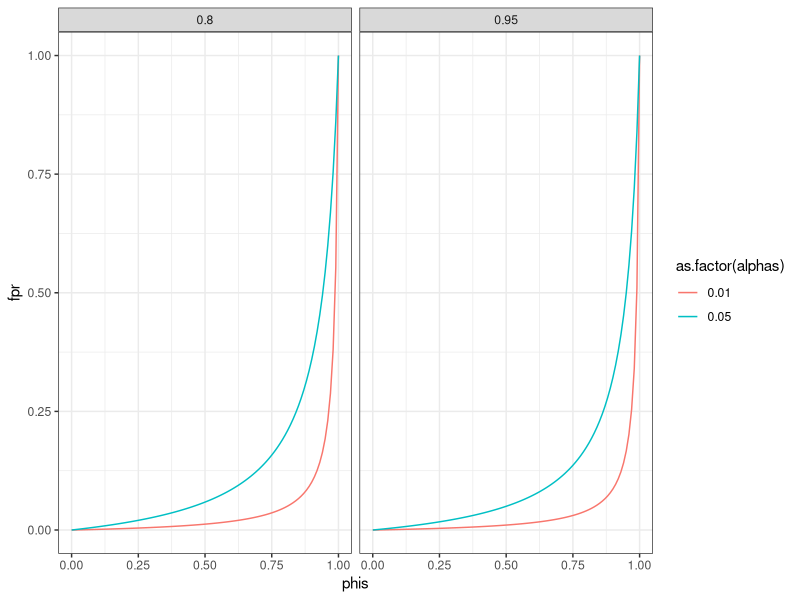
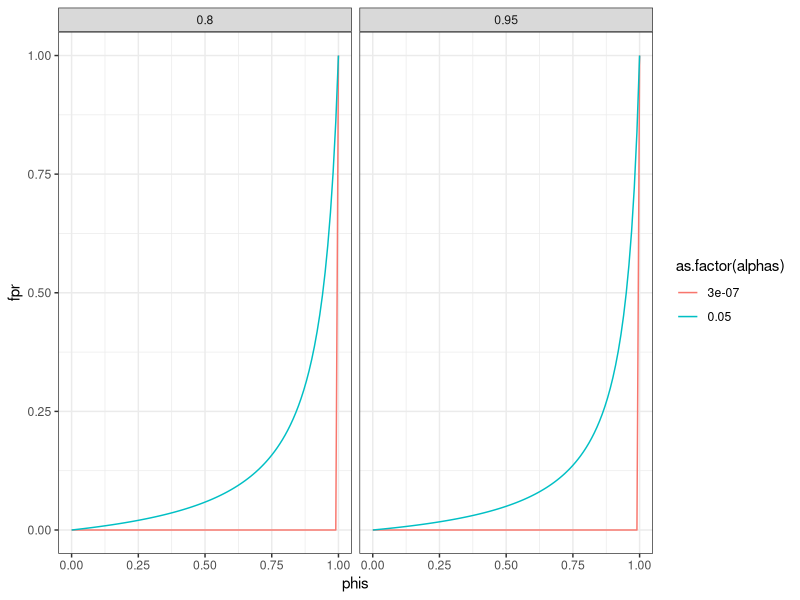
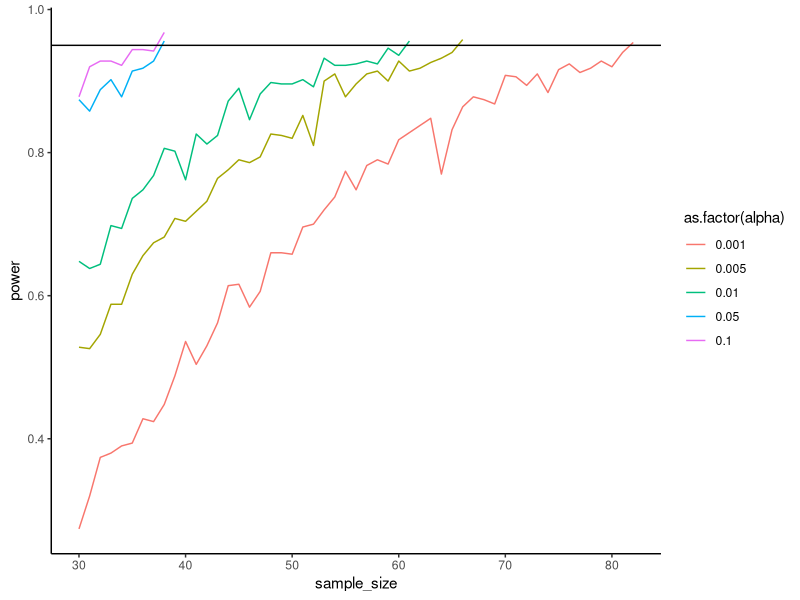
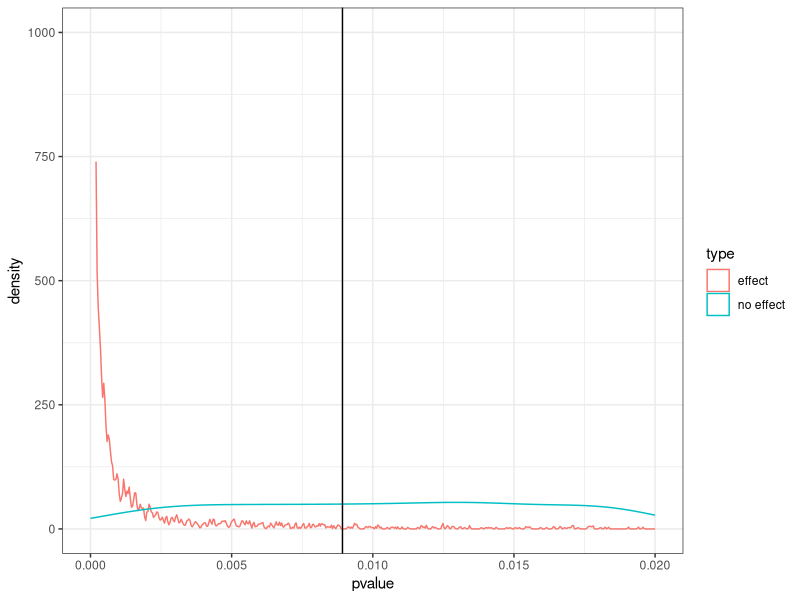
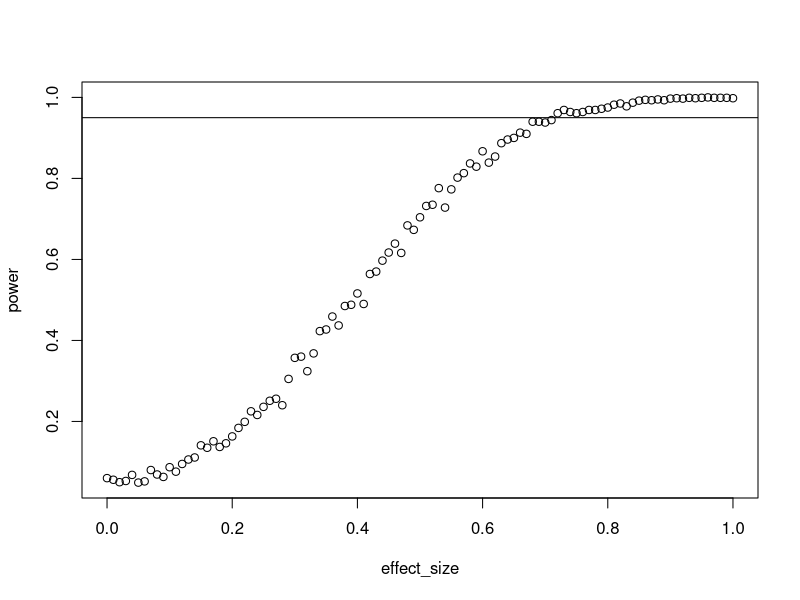
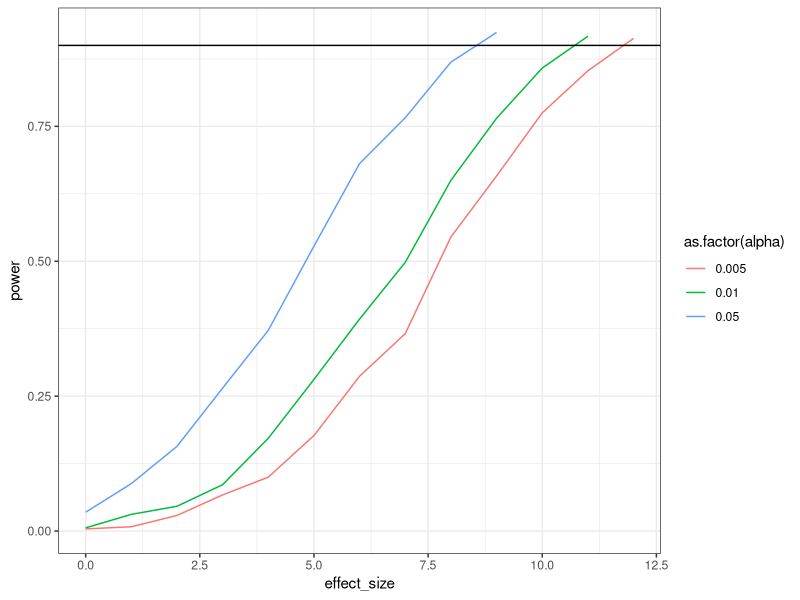
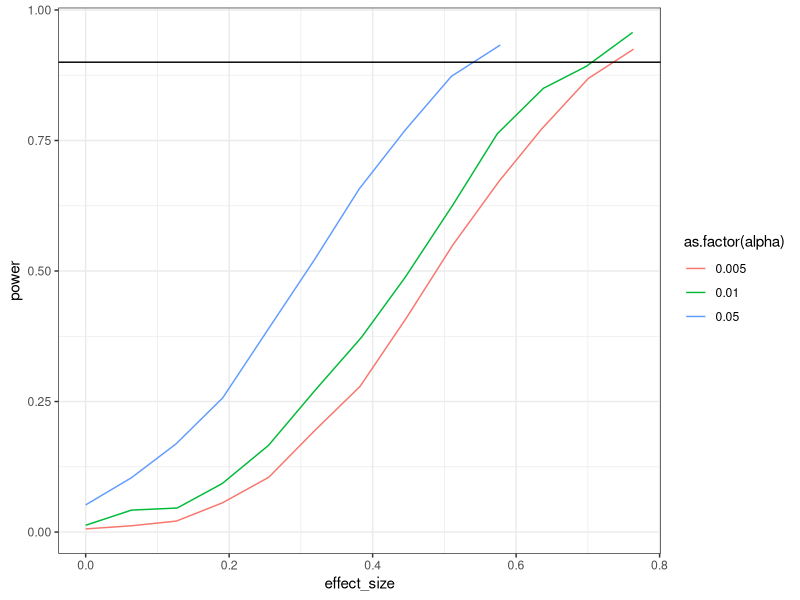

Write the R code that produced these figures, in order.
## ---- chunk 1
#| echo: true

iq_scores <- seq(100, 105, 1)
sample_size <- c(10, 20)
d <- expand.grid(iq_scores, sample_size)
## ---- chunk 2
phis <- seq(0, 1, 0.01)
alphas <- c(standard = .05, low = .01)
power <- c(0.80, 0.95)

d <- expand.grid(phis, alphas, power)
names(d) <- c("phis", "alphas", "power")
d$fpr <- (d$phis * d$alphas) / ((d$phis * d$alphas) + (d$power * (1 - d$phis)))

library(ggplot2)
ggplot(d, aes(x = phis, y = fpr, color = as.factor(alphas))) + geom_line() + facet_wrap(~ power) + theme_bw()
## ---- chunk 3
phis <- seq(0, 1, 0.01)
alphas <- c(standard = .05, physics = 3*10^-7)
power <- c(0.80, 0.95)

d <- expand.grid(phis, alphas, power)
names(d) <- c("phis", "alphas", "power")
d$fpr <- (d$phis * d$alphas) / ((d$phis * d$alphas) + (d$power * (1 - d$phis)))

ggplot(d, aes(x = phis, y = fpr, color = as.factor(alphas))) + geom_line() + facet_wrap(~ power) + theme_bw()
## ---- chunk 4
library(MASS)

means <- c(pre = 4, post = 4.3)
pre_sd <- 0.4
post_sd <- 0.7
correlation <- 0.65
alphas <- c(0.005, 0.001, 0.01, 0.05, 0.10)
runs <- 500
n_max <- 110

sigma <- 
    matrix(
      c(
        pre_sd**2,
        correlation * pre_sd * post_sd,
        correlation * pre_sd * post_sd,
        post_sd**2
      ),
      ncol = 2
    )

outcomes <- 
  data.frame(
    sample_size = NULL,
    alpha = NULL,
    power = NULL
  )

for (analpha in alphas) {
  print(analpha)
  n <- 30
  power <- 0
  
  while (power < 0.95 & n <= n_max) {
    
    pvalues <- NULL
    
    for (i in 1:runs) {
      
      d <- as.data.frame(
        mvrnorm(
          n,
          means,
          sigma
        )
      )
      
      t <- t.test(d$pre, d$post, paired = TRUE)
      
      pvalues[i] <- t$p.value
    }
    
    power <- sum(pvalues < analpha) / length(pvalues)
    
    outcomes <- rbind(
      outcomes,
      data.frame(
        sample_size = n,
        alpha = analpha,
        power = power
      )
    )
    
    n <- n + 1
  }
}

ggplot(outcomes, aes(x = sample_size, y = power, color = as.factor(alpha))) + geom_line() + geom_hline(yintercept = 0.95) + theme_classic()
## ---- chunk 5
set.seed(42)

n <- 1e3
m <- 100
sd <- 15
sesoi <- 3
draws <- 1e4
alpha <- 0.008925552

pvalues <- NULL
nulls <- NULL

for (i in 1:draws) {
  
  control <- rnorm(n, m, sd)
  treatment <- rnorm(n, m + sesoi, sd)
  
  pvalues[i] <- t.test(control, treatment, alternative = "less")$p.value
  
  control <- rnorm(n, m, sd)
  treatment <- rnorm(n, m, sd)
  
  nulls[i] <- t.test(control, treatment, alternative = "less")$p.value
}

power <- sum(pvalues < alpha) / length(pvalues)

d <- data.frame(
  pvalue = c(pvalues, nulls),
  type = rep(c("effect", "no effect"), each = draws)
)

ggplot(d, aes(x = pvalue, color = type)) + geom_density() + xlim(c(0, 0.02)) + ylim(c(0, draws/10)) + geom_vline(xintercept = alpha) + theme_bw()
## ---- chunk 6
set.seed(42)

n <- 27
effects <- seq(0, 1, 0.01)
draws <- 1e3


outcomes <- 
  data.frame(
    effect_size = NULL,
    power = NULL
  )

for (aneffect in effects) {
  
  pvalues <- NULL
  
  for (i in 1:draws) {
    
    differences <- rnorm(n, aneffect)
    
    t <- t.test(differences, mu = 0)
    
    pvalues[i] <- t$p.value
  }
  
  outcomes <- 
    rbind(
      outcomes,
      data.frame(
        effect_size = aneffect,
        power = sum(pvalues < 0.05) / length(pvalues)
      )
    )
}

with(outcomes, plot(effect_size, power))
abline(h = 0.95)
## ---- chunk 7
n <- 32
sd_control <- 16
sd_treatment <- 13
correlation <- 0.4
alphas <- c(0.005, 0.01, 0.05)
runs <- 1e3

library(MASS)

outcomes <- 
  data.frame(
    effect_size = NULL,
    alpha = NULL,
    power = NULL
  )

for (analpha in alphas) {
  print(analpha)
  effect_size <- 0
  power <- 0
  
  while (power < 0.90) {
    
    pvalues <- NULL
    
    means <- c(control = 56, treatment = 56 + effect_size)
    
    sigma <- 
      matrix(
        c(
          sd_control**2,
          correlation * sd_control * sd_treatment,
          correlation * sd_control * sd_treatment,
          sd_treatment**2
        ),
        ncol = 2
      )
    
    for (i in 1:runs) {
      
      d <- as.data.frame(
        mvrnorm(
          n,
          means,
          sigma
        )
      )
      
      t <- t.test(d$control, d$treatment, paired = TRUE, alternative = "less")
      
      pvalues[i] <- t$p.value
    }
    
    power <- sum(pvalues < analpha) / length(pvalues)
    
    outcomes <- rbind(
      outcomes,
      data.frame(
        effect_size = effect_size,
        alpha = analpha,
        power = power
      )
    )
    
    effect_size <- effect_size + 1
  }
}

ggplot(outcomes, aes(x = effect_size, y = power, color = as.factor(alpha))) + geom_line() + geom_hline(yintercept = 0.9) + theme_bw()
## ---- chunk 8
n <- 32
sd_control <- 16
sd_treatment <- 13
correlation <- 0.4
alphas <- c(0.005, 0.01, 0.05)
runs <- 1e3

library(MASS)

outcomes <- 
  data.frame(
    effect_size = NULL,
    alpha = NULL,
    power = NULL
  )

for (analpha in alphas) {
  print(analpha)
  effect_size <- 0
  power <- 0
  
  while (power < 0.90) {
    
    pvalues <- NULL
    ds <- NULL
    means <- c(control = 56, treatment = 56 + effect_size)
    
    sigma <- 
      matrix(
        c(
          sd_control**2,
          correlation * sd_control * sd_treatment,
          correlation * sd_control * sd_treatment,
          sd_treatment**2
        ),
        ncol = 2
      )
    
    for (i in 1:runs) {
      
      d <- as.data.frame(
        mvrnorm(
          n,
          means,
          sigma
        )
      )
      
      t <- t.test(d$control, d$treatment, paired = TRUE, alternative = "less")
      
      pvalues[i] <- t$p.value
      
      ds[i] <- (effect_size - 0) / sd(d$control-d$treatment)
    }
    
    power <- sum(pvalues < analpha) / length(pvalues)
    
    outcomes <- rbind(
      outcomes,
      data.frame(
        effect_size = mean(ds),
        alpha = analpha,
        power = power
      )
    )
    
    effect_size <- effect_size + 1
  }
}

ggplot(outcomes, aes(x = effect_size, y = power, color = as.factor(alpha))) + geom_line() + geom_hline(yintercept = 0.9) + theme_bw()
